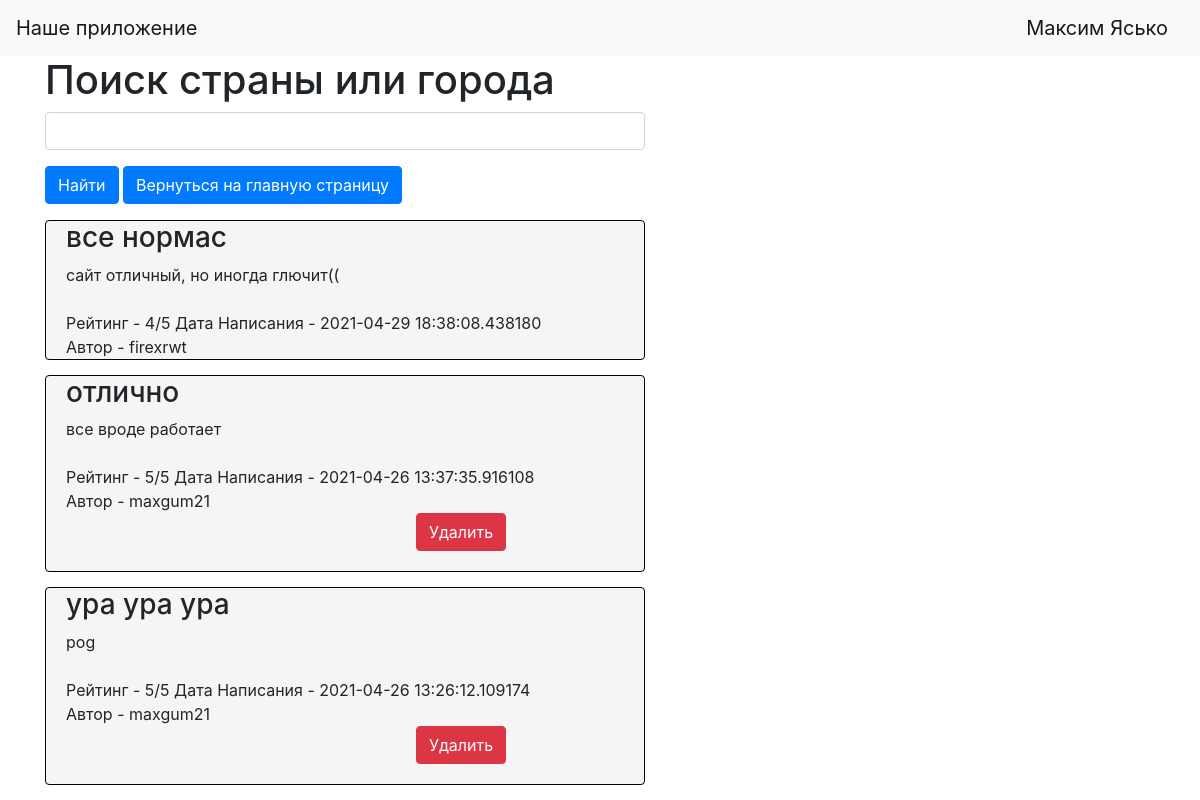
/map_compiler (signed in), run on the app's committed database.
### review_db/data/users.py (models this page shows, shortened)
class User(SqlAlchemyBase, UserMixin, SerializerMixin):
    __tablename__ = 'users'
    id = sql.Column(sql.Integer, autoincrement=True, primary_key=True)
    nickname = sql.Column(sql.String, unique=True, nullable=True)
    email = sql.Column(sql.String, unique=True, index=True, nullable=True)
    name = sql.Column(sql.String, nullable=True)
    hash_password = sql.Column(sql.String, nullable=True)
    comment = orm.relation('Rating', back_populates='user')

### review_db/data/ratings.py (models this page shows, shortened)
class Rating(SqlAlchemyBase, UserMixin, SerializerMixin):
    __tablename__ = 'comments'
    id = sql.Column(sql.Integer, autoincrement=True, primary_key=True)
    comment_top = sql.Column(sql.String, nullable=True)
    comment_bottom = sql.Column(sql.String, nullable=True)
    rating = sql.Column(sql.Integer, nullable=False)
    post_date = sql.Column(sql.DateTime, default=datetime.datetime)
    creator = sql.Column(sql.Integer, sql.ForeignKey("users.id"))
    user = orm.relation('User')

### main.py (the view, shortened to what this page needs)
@app.route('/map_compiler', methods=['POST', 'GET'])
def map_compiler():
    form = _MapForms.MapForm()
    country_name = form.country.data
    session = review_session.create_session()
    img_src = None
    message = ''
    flag = False
    comms = list(session.query(ratings.Rating).all())[::-1]
    if form.return_to_main.data:
        return redirect(url_for('main_page'))
    return render_template('map_compiler.html', form=form, title='Поиск страны', flag=flag, img_src=img_src,
                           comments=comms, message=message)

### review_db/data/_MapForms.py
class MapForm(FlaskForm):
    country = StringField('Какую страну вы бы хотели увидеть?')
    submit = SubmitField('Найти')
    return_to_main = SubmitField('Вернуться на главную страницу')

### main.py (called while the page is built)
@log_manager.user_loader
def load_user(user_id):
    db_sess = review_session.create_session()
    return db_sess.query(users.User).get(user_id)

### review_db/data/review_session.py (called while the page is built)
def create_session() -> Session:
    global __factory
    return __factory()

### templates/map_compiler.html (shortened to what this page needs)
{% extends "base.html" %}
{% block content %}
<h1>Поиск страны или города</h1>
<form action="" method="post">
    <p>
        {{ form.country(class="form-control search_bar") }}
    </p>
    <p>
        {{ form.submit(type="submit", class="btn btn-primary") }}
        {{ form.return_to_main(type="submit", class="btn btn-primary") }}
    </p>
    <p>
        {% for item in comments %}
            <div class="col-md6 border rounded">
                <h3 class="comment-offset">{{item.comment_top}}</h3>
                <div class="comment-offset">
                    {{item.comment_bottom}}
                </div> <br>
                <div class="comment-offset">
                    Рейтинг - {{item.rating}}/5 Дата Написания - {{item.post_date}} <br>
                    Автор - {{item.user.nickname}}
                </div>
                {% if current_user.is_authenticated and current_user == item.user %}
                    <div>
                        <a href="/comment_delete/{{ item.id }}" class="btn btn-danger del_btn">
                            Удалить
                        </a>
                    </div>
                {% endif %}
            </div>
        {% endfor %}
    </p>
</form>
{% endblock %}

### templates/base.html (shortened to what this page needs)
<HTML>
    <HEAD>
        <link rel="stylesheet" href="https://stackpath.bootstrapcdn.com/bootstrap/4.3.1/css/bootstrap.min.css"
>
		<link rel="stylesheet" href="../../static/css/style.css">
    </HEAD>
<BODY>
    <header>
        <nav class="navbar navbar-light bg-light">
            <a class="navbar-brand" href="#">Наше приложение</a>
            {% if current_user.is_authenticated %}
                <a class="navbar-brand" href="/logout">{{ current_user.name }}</a>
            {% else %}
                <p>
                    <a class="btn btn-primary " href="/register">Зарегистрироваться</a>
                    <a class="btn btn-success" href="/login">Войти</a>
                </p>
            {% endif %}
        </nav>
    </header>
    <main role="main" class="container">
    {% block content %}{% endblock %}
     </main>
</BODY>
</HTML>

### static/css/style.css (style rules this page uses)
.col-md6 { margin-top: 15px; width: 600px; background-color: #F5F5F5; }
.border { border-left: 1px solid black!important; border-right: 1px solid black!important; border-top: 1px solid black!important; border-bottom: 1px solid black!important; }
.comment-offset { margin-left: 20px; max-width: 580px; text-overflow: ellipsis; word-break:break-all; }
.search_bar { width: 600px; }
.del_btn { margin-left:370px; margin-bottom:20px; }

### data on the page
User: name "Максим Ясько"
Rating: comment_top "все нормас", comment_bottom "сайт отличный, но иногда глючит((", rating "4", post_date "2021-04-29 18:38:08.438180", user.nickname "firexrwt"
Rating: comment_top "отлично", comment_bottom "все вроде работает", rating "5", post_date "2021-04-26 13:37:35.916108", user.nickname "maxgum21"
Rating: comment_top "ура ура ура", comment_bottom "pog", rating "5", post_date "2021-04-26 13:26:12.109174", user.nickname "maxgum21"
